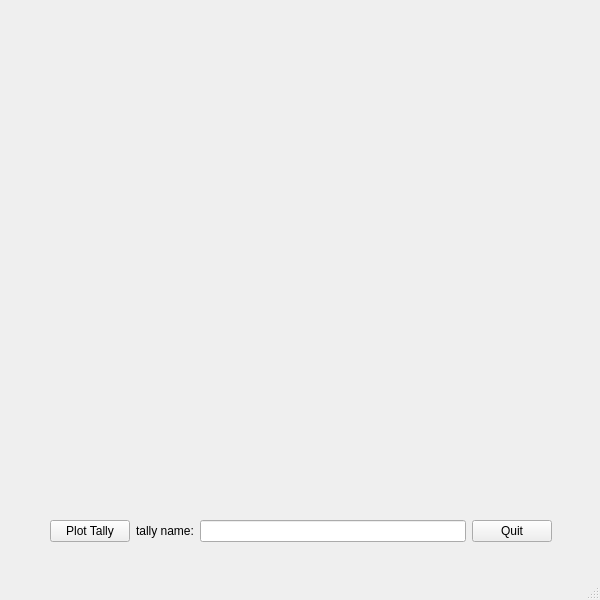
<?xml version="1.0" encoding="UTF-8"?>
<ui version="4.0">
 <class>tallyplot</class>
 <widget class="QMainWindow" name="tallyplot">
  <property name="geometry">
   <rect>
    <x>0</x>
    <y>0</y>
    <width>600</width>
    <height>600</height>
   </rect>
  </property>
  <property name="minimumSize">
   <size>
    <width>600</width>
    <height>600</height>
   </size>
  </property>
  <property name="maximumSize">
   <size>
    <width>600</width>
    <height>600</height>
   </size>
  </property>
  <property name="windowTitle">
   <string>TallyPlot</string>
  </property>
  <widget class="QWidget" name="centralwidget">
   <widget class="QWidget" name="layoutWidget">
    <property name="geometry">
     <rect>
      <x>50</x>
      <y>10</y>
      <width>502</width>
      <height>535</height>
     </rect>
    </property>
    <layout class="QVBoxLayout" name="verticalLayout">
     <item>
      <widget class="QCustomPlot" name="plot" native="true">
       <property name="minimumSize">
        <size>
         <width>500</width>
         <height>500</height>
        </size>
       </property>
       <property name="maximumSize">
        <size>
         <width>500</width>
         <height>500</height>
        </size>
       </property>
      </widget>
     </item>
     <item>
      <layout class="QHBoxLayout" name="horizontalLayout">
       <item>
        <widget class="QPushButton" name="pushButton">
         <property name="text">
          <string>Plot Tally</string>
         </property>
        </widget>
       </item>
       <item>
        <widget class="QLabel" name="label">
         <property name="text">
          <string>tally name:</string>
         </property>
        </widget>
       </item>
       <item>
        <widget class="QLineEdit" name="lineEdit">
         <property name="font">
          <font>
           <pointsize>9</pointsize>
          </font>
         </property>
        </widget>
       </item>
       <item>
        <widget class="QPushButton" name="pushButton_2">
         <property name="text">
          <string>Quit</string>
         </property>
        </widget>
       </item>
      </layout>
     </item>
    </layout>
   </widget>
  </widget>
  <widget class="QMenuBar" name="menubar">
   <property name="geometry">
    <rect>
     <x>0</x>
     <y>0</y>
     <width>600</width>
     <height>22</height>
    </rect>
   </property>
  </widget>
  <widget class="QStatusBar" name="statusbar"/>
 </widget>
 <customwidgets>
  <customwidget>
   <class>QCustomPlot</class>
   <extends>QWidget</extends>
   <header>qcustomplot.h</header>
   <container>1</container>
  </customwidget>
 </customwidgets>
 <resources/>
 <connections/>
</ui>
